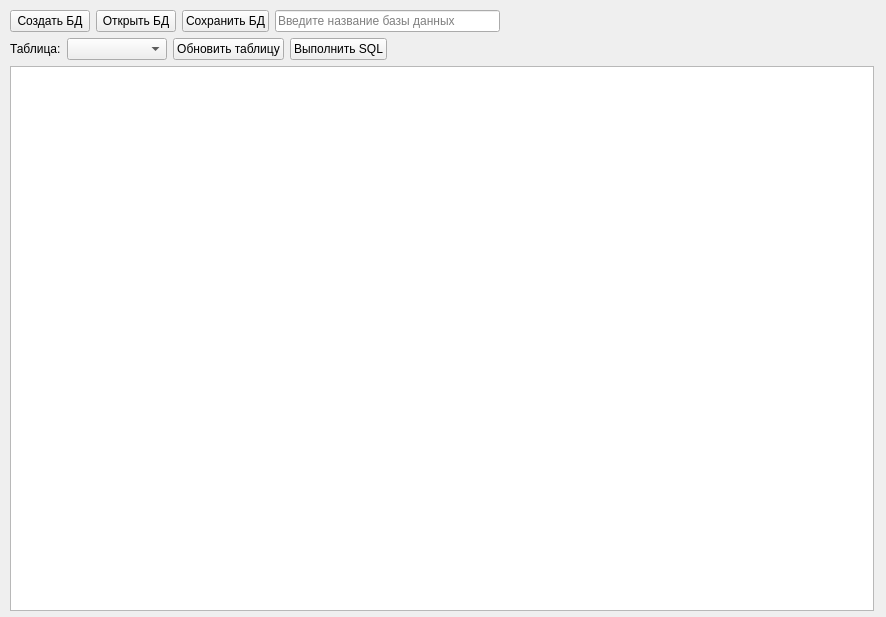
<?xml version="1.0" encoding="UTF-8"?>
<ui version="4.0">
 <class>MainWindow</class>
 <widget class="QMainWindow" name="MainWindow">
  <property name="geometry">
   <rect>
    <x>0</x>
    <y>0</y>
    <width>886</width>
    <height>617</height>
   </rect>
  </property>
  <property name="windowTitle">
   <string>SQLite Database Manager</string>
  </property>
  <widget class="QWidget" name="centralwidget">
   <widget class="QWidget" name="layoutWidget">
    <property name="geometry">
     <rect>
      <x>10</x>
      <y>10</y>
      <width>864</width>
      <height>601</height>
     </rect>
    </property>
    <layout class="QHBoxLayout" name="horizontalLayout_3">
     <item>
      <layout class="QVBoxLayout" name="verticalLayout_2">
       <item>
        <layout class="QHBoxLayout" name="horizontalLayout">
         <item>
          <widget class="QPushButton" name="btn_create_database">
           <property name="text">
            <string>Создать БД</string>
           </property>
          </widget>
         </item>
         <item>
          <widget class="QPushButton" name="btn_open_database">
           <property name="text">
            <string>Открыть БД</string>
           </property>
          </widget>
         </item>
         <item>
          <widget class="QPushButton" name="pushButton">
           <property name="text">
            <string>Сохранить БД</string>
           </property>
          </widget>
         </item>
         <item>
          <widget class="QLineEdit" name="lineEdit_database_name">
           <property name="enabled">
            <bool>true</bool>
           </property>
           <property name="maximumSize">
            <size>
             <width>225</width>
             <height>16777215</height>
            </size>
           </property>
           <property name="placeholderText">
            <string>Введите название базы данных</string>
           </property>
          </widget>
         </item>
         <item>
          <spacer name="horizontalSpacer_2">
           <property name="orientation">
            <enum>Qt::Horizontal</enum>
           </property>
           <property name="sizeHint" stdset="0">
            <size>
             <width>40</width>
             <height>20</height>
            </size>
           </property>
          </spacer>
         </item>
        </layout>
       </item>
       <item>
        <layout class="QVBoxLayout" name="verticalLayout_3">
         <item>
          <layout class="QHBoxLayout" name="horizontalLayout_2">
           <item>
            <widget class="QLabel" name="lable_tabletext">
             <property name="text">
              <string>Таблица:</string>
             </property>
            </widget>
           </item>
           <item>
            <widget class="QComboBox" name="combobox_chose_window">
             <property name="sizePolicy">
              <sizepolicy hsizetype="Preferred" vsizetype="Fixed">
               <horstretch>0</horstretch>
               <verstretch>0</verstretch>
              </sizepolicy>
             </property>
             <property name="minimumSize">
              <size>
               <width>100</width>
               <height>0</height>
              </size>
             </property>
            </widget>
           </item>
           <item>
            <widget class="QPushButton" name="pushButton_2">
             <property name="text">
              <string>Обновить таблицу</string>
             </property>
            </widget>
           </item>
           <item>
            <widget class="QPushButton" name="pushButton_3">
             <property name="text">
              <string>Выполнить SQL</string>
             </property>
            </widget>
           </item>
           <item>
            <spacer name="horizontalSpacer">
             <property name="orientation">
              <enum>Qt::Horizontal</enum>
             </property>
             <property name="sizeHint" stdset="0">
              <size>
               <width>40</width>
               <height>20</height>
              </size>
             </property>
            </spacer>
           </item>
          </layout>
         </item>
         <item>
          <widget class="QTableView" name="tableView_database_content">
           <property name="sizePolicy">
            <sizepolicy hsizetype="Expanding" vsizetype="Expanding">
             <horstretch>0</horstretch>
             <verstretch>1</verstretch>
            </sizepolicy>
           </property>
           <property name="minimumSize">
            <size>
             <width>550</width>
             <height>0</height>
            </size>
           </property>
          </widget>
         </item>
        </layout>
       </item>
      </layout>
     </item>
    </layout>
   </widget>
  </widget>
  <action name="action">
   <property name="text">
    <string>Создать базу данных</string>
   </property>
  </action>
 </widget>
 <resources/>
 <connections/>
</ui>
